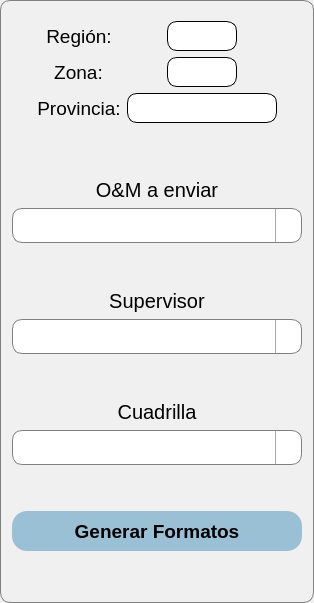
              <widget class="QFrame" name="frame_5">
               <property name="sizePolicy">
                <sizepolicy hsizetype="Expanding" vsizetype="Preferred">
                 <horstretch>0</horstretch>
                 <verstretch>0</verstretch>
                </sizepolicy>
               </property>
               <property name="maximumSize">
                <size>
                 <width>350</width>
                 <height>16777215</height>
                </size>
               </property>
               <property name="styleSheet">
                <string notr="true"> border: 1px solid gray;
    border-radius: 10px;


background-color:rgb(240, 240, 240)</string>
               </property>
               <property name="frameShape">
                <enum>QFrame::StyledPanel</enum>
               </property>
               <property name="frameShadow">
                <enum>QFrame::Raised</enum>
               </property>
               <layout class="QVBoxLayout" name="verticalLayout_2">
                <item alignment="Qt::AlignHCenter|Qt::AlignVCenter">
                 <widget class="QFrame" name="frame_7">
                  <property name="styleSheet">
                   <string notr="true">border:0px;</string>
                  </property>
                  <property name="frameShape">
                   <enum>QFrame::StyledPanel</enum>
                  </property>
                  <property name="frameShadow">
                   <enum>QFrame::Raised</enum>
                  </property>
                  <layout class="QGridLayout" name="gridLayout_2">
                   <item row="0" column="0" alignment="Qt::AlignHCenter">
                    <widget class="QLabel" name="label">
                     <property name="maximumSize">
                      <size>
                       <width>70</width>
                       <height>16777215</height>
                      </size>
                     </property>
                     <property name="font">
                      <font>
                       <family>Arial</family>
                       <pointsize>14</pointsize>
                      </font>
                     </property>
                     <property name="text">
                      <string>Región:</string>
                     </property>
                     <property name="alignment">
                      <set>Qt::AlignCenter</set>
                     </property>
                    </widget>
                   </item>
                   <item row="0" column="1" alignment="Qt::AlignHCenter">
                    <widget class="QLineEdit" name="lineRegion">
                     <property name="enabled">
                      <bool>false</bool>
                     </property>
                     <property name="minimumSize">
                      <size>
                       <width>0</width>
                       <height>30</height>
                      </size>
                     </property>
                     <property name="maximumSize">
                      <size>
                       <width>70</width>
                       <height>16777215</height>
                      </size>
                     </property>
                     <property name="font">
                      <font>
                       <family>Arial</family>
                       <pointsize>14</pointsize>
                      </font>
                     </property>
                     <property name="styleSheet">
                      <string notr="true">border:1px solid black;
background-color:rgb(255, 255, 255)</string>
                     </property>
                     <property name="alignment">
                      <set>Qt::AlignCenter</set>
                     </property>
                    </widget>
                   </item>
                   <item row="1" column="0" alignment="Qt::AlignHCenter">
                    <widget class="QLabel" name="label_4">
                     <property name="maximumSize">
                      <size>
                       <width>70</width>
                       <height>16777215</height>
                      </size>
                     </property>
                     <property name="font">
                      <font>
                       <family>Arial</family>
                       <pointsize>14</pointsize>
                      </font>
                     </property>
                     <property name="text">
                      <string>Zona:</string>
                     </property>
                     <property name="alignment">
                      <set>Qt::AlignCenter</set>
                     </property>
                    </widget>
                   </item>
                   <item row="1" column="1" alignment="Qt::AlignHCenter">
                    <widget class="QLineEdit" name="lineZona">
                     <property name="enabled">
                      <bool>false</bool>
                     </property>
                     <property name="minimumSize">
                      <size>
                       <width>0</width>
                       <height>30</height>
                      </size>
                     </property>
                     <property name="maximumSize">
                      <size>
                       <width>70</width>
                       <height>16777215</height>
                      </size>
                     </property>
                     <property name="font">
                      <font>
                       <family>Arial</family>
                       <pointsize>14</pointsize>
                      </font>
                     </property>
                     <property name="styleSheet">
                      <string notr="true">border:1px solid black;
background-color:rgb(255, 255, 255)</string>
                     </property>
                     <property name="alignment">
                      <set>Qt::AlignCenter</set>
                     </property>
                    </widget>
                   </item>
                   <item row="2" column="0" alignment="Qt::AlignHCenter">
                    <widget class="QLabel" name="label_5">
                     <property name="maximumSize">
                      <size>
                       <width>100</width>
                       <height>16777215</height>
                      </size>
                     </property>
                     <property name="font">
                      <font>
                       <family>Arial</family>
                       <pointsize>14</pointsize>
                      </font>
                     </property>
                     <property name="text">
                      <string>Provincia:</string>
                     </property>
                     <property name="alignment">
                      <set>Qt::AlignCenter</set>
                     </property>
                    </widget>
                   </item>
                   <item row="2" column="1" alignment="Qt::AlignHCenter">
                    <widget class="QLineEdit" name="lineProvincia">
                     <property name="enabled">
                      <bool>false</bool>
                     </property>
                     <property name="minimumSize">
                      <size>
                       <width>0</width>
                       <height>30</height>
                      </size>
                     </property>
                     <property name="maximumSize">
                      <size>
                       <width>150</width>
                       <height>16777215</height>
                      </size>
                     </property>
                     <property name="font">
                      <font>
                       <family>Arial</family>
                       <pointsize>14</pointsize>
                      </font>
                     </property>
                     <property name="styleSheet">
                      <string notr="true">border:1px solid black;
background-color:rgb(255, 255, 255)</string>
                     </property>
                     <property name="alignment">
                      <set>Qt::AlignCenter</set>
                     </property>
                    </widget>
                   </item>
                  </layout>
                 </widget>
                </item>
                <item>
                 <spacer name="verticalSpacer_4">
                  <property name="orientation">
                   <enum>Qt::Vertical</enum>
                  </property>
                  <property name="sizeHint" stdset="0">
                   <size>
                    <width>20</width>
                    <height>40</height>
                   </size>
                  </property>
                 </spacer>
                </item>
                <item>
                 <widget class="QLabel" name="label_17">
                  <property name="font">
                   <font>
                    <family>Arial</family>
                    <pointsize>15</pointsize>
                   </font>
                  </property>
                  <property name="styleSheet">
                   <string notr="true">background-color: rgba(0, 0, 0, 0);
border:0px;</string>
                  </property>
                  <property name="text">
                   <string>O&amp;M a enviar</string>
                  </property>
                  <property name="alignment">
                   <set>Qt::AlignCenter</set>
                  </property>
                 </widget>
                </item>
                <item>
                 <widget class="QComboBox" name="cbOyMs">
                  <property name="sizePolicy">
                   <sizepolicy hsizetype="Expanding" vsizetype="Preferred">
                    <horstretch>0</horstretch>
                    <verstretch>0</verstretch>
                   </sizepolicy>
                  </property>
                  <property name="minimumSize">
                   <size>
                    <width>119</width>
                    <height>35</height>
                   </size>
                  </property>
                  <property name="maximumSize">
                   <size>
                    <width>300</width>
                    <height>35</height>
                   </size>
                  </property>
                  <property name="font">
                   <font>
                    <family>Arial</family>
                    <pointsize>16</pointsize>
                   </font>
                  </property>
                  <property name="styleSheet">
                   <string notr="true">QComboBox {
    border: 1px solid gray;
    border-radius: 10px;
    padding: 1px 18px 1px 3px;
    min-width: 6em;
}

QComboBox:editable {
    background: white;
}

QComboBox:!editable, QComboBox::drop-down:editable {
     background: qlineargradient(x1: 0, y1: 0, x2: 0, y2: 1,
                                 stop: 0 #E1E1E1, stop: 0.4 #DDDDDD,
                                 stop: 0.5 #D8D8D8, stop: 1.0 #D3D3D3);
}

/* QComboBox gets the &quot;on&quot; state when the popup is open */
QComboBox:!editable:on, QComboBox::drop-down:editable:on {
	background-color:rgba(255, 255, 255, 255);
}

QComboBox:on { /* shift the text when the popup opens */
    padding-top: 3px;
    padding-left: 4px;
}

QComboBox::drop-down {
    subcontrol-origin: padding;
    subcontrol-position: top right;
    width: 25px;

    border-left-width: 1px;
    border-left-color: darkgray;
    border-left-style: solid; /* just a single line */
    border-top-right-radius: 3px; /* same radius as the QComboBox */
    border-bottom-right-radius: 3px;
}

QComboBox::down-arrow {
	image: url(:/featherIcons/ResourcesFolder/featherIcons/chevron-down.svg);
}

QComboBox::down-arrow:on { /* shift the arrow when popup is open */
    top: 1px;
    left: 1px;
}
QComboBox::enabled{
	background-color:rgba(255, 255, 255, 255);
}
QComboBox::disabled{
    background: qlineargradient(x1: 0, y1: 0, x2: 0, y2: 1,
                                stop: 0 #D3D3D3, stop: 0.4 #D8D8D8,
                                stop: 0.5 #DDDDDD, stop: 1.0 #E1E1E1);
}</string>
                  </property>
                 </widget>
                </item>
                <item>
                 <spacer name="verticalSpacer">
                  <property name="orientation">
                   <enum>Qt::Vertical</enum>
                  </property>
                  <property name="sizeHint" stdset="0">
                   <size>
                    <width>20</width>
                    <height>40</height>
                   </size>
                  </property>
                 </spacer>
                </item>
                <item>
                 <widget class="QLabel" name="label_18">
                  <property name="font">
                   <font>
                    <family>Arial</family>
                    <pointsize>15</pointsize>
                   </font>
                  </property>
                  <property name="styleSheet">
                   <string notr="true">background-color: rgba(0, 0, 0, 0);
border:0px;</string>
                  </property>
                  <property name="text">
                   <string>Supervisor</string>
                  </property>
                  <property name="alignment">
                   <set>Qt::AlignCenter</set>
                  </property>
                 </widget>
                </item>
                <item>
                 <widget class="QComboBox" name="cbSupervisores">
                  <property name="sizePolicy">
                   <sizepolicy hsizetype="Expanding" vsizetype="Preferred">
                    <horstretch>0</horstretch>
                    <verstretch>0</verstretch>
                   </sizepolicy>
                  </property>
                  <property name="minimumSize">
                   <size>
                    <width>119</width>
                    <height>35</height>
                   </size>
                  </property>
                  <property name="maximumSize">
                   <size>
                    <width>300</width>
                    <height>35</height>
                   </size>
                  </property>
                  <property name="font">
                   <font>
                    <family>Arial</family>
                    <pointsize>16</pointsize>
                   </font>
                  </property>
                  <property name="styleSheet">
                   <string notr="true">QComboBox {
    border: 1px solid gray;
    border-radius: 10px;
    padding: 1px 18px 1px 3px;
    min-width: 6em;
}

QComboBox:editable {
    background: white;
}

QComboBox:!editable, QComboBox::drop-down:editable {
     background: qlineargradient(x1: 0, y1: 0, x2: 0, y2: 1,
                                 stop: 0 #E1E1E1, stop: 0.4 #DDDDDD,
                                 stop: 0.5 #D8D8D8, stop: 1.0 #D3D3D3);
}

/* QComboBox gets the &quot;on&quot; state when the popup is open */
QComboBox:!editable:on, QComboBox::drop-down:editable:on {
	background-color:rgba(255, 255, 255, 255);
}

QComboBox:on { /* shift the text when the popup opens */
    padding-top: 3px;
    padding-left: 4px;
}

QComboBox::drop-down {
    subcontrol-origin: padding;
    subcontrol-position: top right;
    width: 25px;

    border-left-width: 1px;
    border-left-color: darkgray;
    border-left-style: solid; /* just a single line */
    border-top-right-radius: 3px; /* same radius as the QComboBox */
    border-bottom-right-radius: 3px;
}

QComboBox::down-arrow {
	image: url(:/featherIcons/ResourcesFolder/featherIcons/chevron-down.svg);
}

QComboBox::down-arrow:on { /* shift the arrow when popup is open */
    top: 1px;
    left: 1px;
}
QComboBox::enabled{
	background-color:rgba(255, 255, 255, 255);
}
QComboBox::disabled{
    background: qlineargradient(x1: 0, y1: 0, x2: 0, y2: 1,
                                stop: 0 #D3D3D3, stop: 0.4 #D8D8D8,
                                stop: 0.5 #DDDDDD, stop: 1.0 #E1E1E1);
}</string>
                  </property>
                 </widget>
                </item>
                <item>
                 <spacer name="verticalSpacer_2">
                  <property name="orientation">
                   <enum>Qt::Vertical</enum>
                  </property>
                  <property name="sizeHint" stdset="0">
                   <size>
                    <width>20</width>
                    <height>40</height>
                   </size>
                  </property>
                 </spacer>
                </item>
                <item>
                 <widget class="QLabel" name="label_19">
                  <property name="font">
                   <font>
                    <family>Arial</family>
                    <pointsize>15</pointsize>
                   </font>
                  </property>
                  <property name="styleSheet">
                   <string notr="true">background-color: rgba(0, 0, 0, 0);
border:0px;</string>
                  </property>
                  <property name="text">
                   <string>Cuadrilla</string>
                  </property>
                  <property name="alignment">
                   <set>Qt::AlignCenter</set>
                  </property>
                 </widget>
                </item>
                <item>
                 <widget class="QComboBox" name="cbCuadrillas">
                  <property name="sizePolicy">
                   <sizepolicy hsizetype="Preferred" vsizetype="Preferred">
                    <horstretch>0</horstretch>
                    <verstretch>0</verstretch>
                   </sizepolicy>
                  </property>
                  <property name="minimumSize">
                   <size>
                    <width>119</width>
                    <height>35</height>
                   </size>
                  </property>
                  <property name="maximumSize">
                   <size>
                    <width>300</width>
                    <height>35</height>
                   </size>
                  </property>
                  <property name="font">
                   <font>
                    <family>Arial</family>
                    <pointsize>16</pointsize>
                   </font>
                  </property>
                  <property name="styleSheet">
                   <string notr="true">QComboBox {
    border: 1px solid gray;
    border-radius: 10px;
    padding: 1px 18px 1px 3px;
    min-width: 6em;
}

QComboBox:editable {
    background: white;
}

QComboBox:!editable, QComboBox::drop-down:editable {
     background: qlineargradient(x1: 0, y1: 0, x2: 0, y2: 1,
                                 stop: 0 #E1E1E1, stop: 0.4 #DDDDDD,
                                 stop: 0.5 #D8D8D8, stop: 1.0 #D3D3D3);
}

/* QComboBox gets the &quot;on&quot; state when the popup is open */
QComboBox:!editable:on, QComboBox::drop-down:editable:on {
	background-color:rgba(255, 255, 255, 255);
}

QComboBox:on { /* shift the text when the popup opens */
    padding-top: 3px;
    padding-left: 4px;
}

QComboBox::drop-down {
    subcontrol-origin: padding;
    subcontrol-position: top right;
    width: 25px;

    border-left-width: 1px;
    border-left-color: darkgray;
    border-left-style: solid; /* just a single line */
    border-top-right-radius: 3px; /* same radius as the QComboBox */
    border-bottom-right-radius: 3px;
}

QComboBox::down-arrow {
	image: url(:/featherIcons/ResourcesFolder/featherIcons/chevron-down.svg);
}

QComboBox::down-arrow:on { /* shift the arrow when popup is open */
    top: 1px;
    left: 1px;
}
QComboBox::enabled{
	background-color:rgba(255, 255, 255, 255);
}
QComboBox::disabled{
    background: qlineargradient(x1: 0, y1: 0, x2: 0, y2: 1,
                                stop: 0 #D3D3D3, stop: 0.4 #D8D8D8,
                                stop: 0.5 #DDDDDD, stop: 1.0 #E1E1E1);
}</string>
                  </property>
                 </widget>
                </item>
                <item>
                 <spacer name="verticalSpacer_3">
                  <property name="orientation">
                   <enum>Qt::Vertical</enum>
                  </property>
                  <property name="sizeHint" stdset="0">
                   <size>
                    <width>20</width>
                    <height>40</height>
                   </size>
                  </property>
                 </spacer>
                </item>
                <item>
                 <widget class="QPushButton" name="pbEnviarFormatos">
                  <property name="minimumSize">
                   <size>
                    <width>290</width>
                    <height>40</height>
                   </size>
                  </property>
                  <property name="font">
                   <font>
                    <pointsize>14</pointsize>
                    <bold>true</bold>
                   </font>
                  </property>
                  <property name="styleSheet">
                   <string notr="true">QPushButton{
	border-radius:15px;
	color: rgb(0, 0, 0);
background-color: rgb(154, 192, 213);
border:0px;
padding:0 10 0 10;
}
QPushButton:hover{
background-color: rgb(184, 222, 243);
}
QPushButton:pressed{
background-color: rgb(154, 192, 213);
}
QPushButton:disabled{
	background-color: rgba(0, 0, 0, 100);
}
</string>
                  </property>
                  <property name="text">
                   <string>Generar Formatos</string>
                  </property>
                 </widget>
                </item>
                <item>
                 <spacer name="verticalSpacer_5">
                  <property name="orientation">
                   <enum>Qt::Vertical</enum>
                  </property>
                  <property name="sizeHint" stdset="0">
                   <size>
                    <width>20</width>
                    <height>40</height>
                   </size>
                  </property>
                 </spacer>
                </item>
               </layout>
              </widget>
